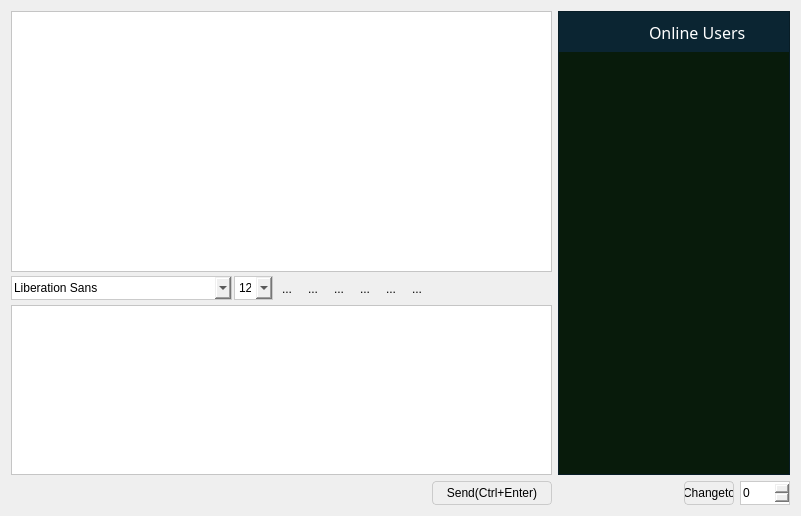
<?xml version="1.0" encoding="UTF-8"?>
<ui version="4.0">
 <class>Widget</class>
 <widget class="QWidget" name="Widget">
  <property name="geometry">
   <rect>
    <x>0</x>
    <y>0</y>
    <width>801</width>
    <height>516</height>
   </rect>
  </property>
  <layout class="QGridLayout" name="gridLayout_2" columnstretch="7,3">
   <item row="0" column="0">
    <layout class="QVBoxLayout" name="verticalLayout" stretch="5,0,2">
     <property name="spacing">
      <number>0</number>
     </property>
     <item>
      <widget class="QTextBrowser" name="msgBrowser">
       <property name="font">
        <font>
         <family>AcadEref</family>
         <pointsize>12</pointsize>
        </font>
       </property>
       <property name="styleSheet">
        <string notr="true">background-color: rgb(255, 255, 255);</string>
       </property>
       <property name="frameShape">
        <enum>QFrame::StyledPanel</enum>
       </property>
       <property name="frameShadow">
        <enum>QFrame::Plain</enum>
       </property>
      </widget>
     </item>
     <item>
      <widget class="QFrame" name="frame1">
       <property name="frameShape">
        <enum>QFrame::NoFrame</enum>
       </property>
       <layout class="QHBoxLayout" name="horizontalLayout">
        <property name="spacing">
         <number>2</number>
        </property>
        <property name="leftMargin">
         <number>0</number>
        </property>
        <property name="topMargin">
         <number>0</number>
        </property>
        <property name="rightMargin">
         <number>0</number>
        </property>
        <property name="bottomMargin">
         <number>0</number>
        </property>
        <item>
         <widget class="QFontComboBox" name="fontCbx">
          <property name="minimumSize">
           <size>
            <width>213</width>
            <height>24</height>
           </size>
          </property>
          <property name="maximumSize">
           <size>
            <width>300</width>
            <height>24</height>
           </size>
          </property>
          <property name="focusPolicy">
           <enum>Qt::WheelFocus</enum>
          </property>
          <property name="styleSheet">
           <string notr="true">border:1px solid rgb(203, 203, 203);</string>
          </property>
          <property name="duplicatesEnabled">
           <bool>true</bool>
          </property>
          <property name="frame">
           <bool>true</bool>
          </property>
         </widget>
        </item>
        <item>
         <widget class="QComboBox" name="sizeCbx">
          <property name="minimumSize">
           <size>
            <width>39</width>
            <height>24</height>
           </size>
          </property>
          <property name="maximumSize">
           <size>
            <width>39</width>
            <height>24</height>
           </size>
          </property>
          <property name="styleSheet">
           <string notr="true">border:1px solid rgb(203, 203, 203);</string>
          </property>
          <property name="currentIndex">
           <number>4</number>
          </property>
          <property name="duplicatesEnabled">
           <bool>false</bool>
          </property>
          <property name="frame">
           <bool>true</bool>
          </property>
          <item>
           <property name="text">
            <string>8</string>
           </property>
          </item>
          <item>
           <property name="text">
            <string>9</string>
           </property>
          </item>
          <item>
           <property name="text">
            <string>10</string>
           </property>
          </item>
          <item>
           <property name="text">
            <string>11</string>
           </property>
          </item>
          <item>
           <property name="text">
            <string>12</string>
           </property>
          </item>
          <item>
           <property name="text">
            <string>13</string>
           </property>
          </item>
          <item>
           <property name="text">
            <string>14</string>
           </property>
          </item>
          <item>
           <property name="text">
            <string>15</string>
           </property>
          </item>
          <item>
           <property name="text">
            <string>16</string>
           </property>
          </item>
          <item>
           <property name="text">
            <string>17</string>
           </property>
          </item>
          <item>
           <property name="text">
            <string>18</string>
           </property>
          </item>
          <item>
           <property name="text">
            <string>19</string>
           </property>
          </item>
          <item>
           <property name="text">
            <string>20</string>
           </property>
          </item>
          <item>
           <property name="text">
            <string>21</string>
           </property>
          </item>
          <item>
           <property name="text">
            <string>22</string>
           </property>
          </item>
         </widget>
        </item>
        <item>
         <widget class="QToolButton" name="boldTBtn">
          <property name="minimumSize">
           <size>
            <width>0</width>
            <height>33</height>
           </size>
          </property>
          <property name="maximumSize">
           <size>
            <width>16777215</width>
            <height>33</height>
           </size>
          </property>
          <property name="toolTip">
           <string>加粗</string>
          </property>
          <property name="text">
           <string>...</string>
          </property>
          <property name="icon">
           <iconset resource="../../../../shadow.qrc">
            <normaloff>:/chatRoom/src/chat/assets/icons/bold.png</normaloff>:/chatRoom/src/chat/assets/icons/bold.png</iconset>
          </property>
          <property name="iconSize">
           <size>
            <width>26</width>
            <height>26</height>
           </size>
          </property>
          <property name="checkable">
           <bool>true</bool>
          </property>
          <property name="autoRaise">
           <bool>true</bool>
          </property>
         </widget>
        </item>
        <item>
         <widget class="QToolButton" name="italicTBtn">
          <property name="minimumSize">
           <size>
            <width>0</width>
            <height>33</height>
           </size>
          </property>
          <property name="maximumSize">
           <size>
            <width>16777215</width>
            <height>33</height>
           </size>
          </property>
          <property name="toolTip">
           <string>倾斜</string>
          </property>
          <property name="text">
           <string>...</string>
          </property>
          <property name="icon">
           <iconset resource="../../../../shadow.qrc">
            <normaloff>:/chatRoom/src/chat/assets/icons/italic.png</normaloff>:/chatRoom/src/chat/assets/icons/italic.png</iconset>
          </property>
          <property name="iconSize">
           <size>
            <width>26</width>
            <height>26</height>
           </size>
          </property>
          <property name="checkable">
           <bool>true</bool>
          </property>
          <property name="autoRaise">
           <bool>true</bool>
          </property>
         </widget>
        </item>
        <item>
         <widget class="QToolButton" name="underlineTBtn">
          <property name="minimumSize">
           <size>
            <width>0</width>
            <height>33</height>
           </size>
          </property>
          <property name="maximumSize">
           <size>
            <width>16777215</width>
            <height>33</height>
           </size>
          </property>
          <property name="toolTip">
           <string>下划线</string>
          </property>
          <property name="text">
           <string>...</string>
          </property>
          <property name="icon">
           <iconset resource="../../../../shadow.qrc">
            <normaloff>:/chatRoom/src/chat/assets/icons/under.png</normaloff>:/chatRoom/src/chat/assets/icons/under.png</iconset>
          </property>
          <property name="iconSize">
           <size>
            <width>26</width>
            <height>26</height>
           </size>
          </property>
          <property name="checkable">
           <bool>true</bool>
          </property>
          <property name="autoRaise">
           <bool>true</bool>
          </property>
         </widget>
        </item>
        <item>
         <widget class="QToolButton" name="colorTBtn">
          <property name="minimumSize">
           <size>
            <width>0</width>
            <height>33</height>
           </size>
          </property>
          <property name="maximumSize">
           <size>
            <width>16777215</width>
            <height>33</height>
           </size>
          </property>
          <property name="toolTip">
           <string>更改字体颜色</string>
          </property>
          <property name="text">
           <string>...</string>
          </property>
          <property name="icon">
           <iconset resource="../../../../shadow.qrc">
            <normaloff>:/chatRoom/src/chat/assets/icons/color.png</normaloff>:/chatRoom/src/chat/assets/icons/color.png</iconset>
          </property>
          <property name="iconSize">
           <size>
            <width>26</width>
            <height>26</height>
           </size>
          </property>
          <property name="checkable">
           <bool>false</bool>
          </property>
          <property name="autoRaise">
           <bool>true</bool>
          </property>
         </widget>
        </item>
        <item>
         <widget class="QToolButton" name="saveTBtn">
          <property name="minimumSize">
           <size>
            <width>0</width>
            <height>33</height>
           </size>
          </property>
          <property name="maximumSize">
           <size>
            <width>16777215</width>
            <height>33</height>
           </size>
          </property>
          <property name="toolTip">
           <string>保存聊天记录</string>
          </property>
          <property name="text">
           <string>...</string>
          </property>
          <property name="icon">
           <iconset resource="../../../../shadow.qrc">
            <normaloff>:/chatRoom/src/chat/assets/icons/save.png</normaloff>:/chatRoom/src/chat/assets/icons/save.png</iconset>
          </property>
          <property name="iconSize">
           <size>
            <width>26</width>
            <height>26</height>
           </size>
          </property>
          <property name="checkable">
           <bool>false</bool>
          </property>
          <property name="autoRaise">
           <bool>true</bool>
          </property>
         </widget>
        </item>
        <item>
         <widget class="QToolButton" name="clearTBtn">
          <property name="minimumSize">
           <size>
            <width>0</width>
            <height>33</height>
           </size>
          </property>
          <property name="maximumSize">
           <size>
            <width>16777215</width>
            <height>33</height>
           </size>
          </property>
          <property name="toolTip">
           <string>清空聊天记录</string>
          </property>
          <property name="text">
           <string>...</string>
          </property>
          <property name="icon">
           <iconset resource="../../../../shadow.qrc">
            <normaloff>:/chatRoom/src/chat/assets/icons/clear.png</normaloff>:/chatRoom/src/chat/assets/icons/clear.png</iconset>
          </property>
          <property name="iconSize">
           <size>
            <width>26</width>
            <height>26</height>
           </size>
          </property>
          <property name="checkable">
           <bool>false</bool>
          </property>
          <property name="autoRaise">
           <bool>true</bool>
          </property>
         </widget>
        </item>
        <item>
         <spacer name="horizontalSpacer_2">
          <property name="orientation">
           <enum>Qt::Horizontal</enum>
          </property>
          <property name="sizeHint" stdset="0">
           <size>
            <width>40</width>
            <height>20</height>
           </size>
          </property>
         </spacer>
        </item>
       </layout>
      </widget>
     </item>
     <item>
      <widget class="QTextEdit" name="msgTxtEdit">
       <property name="minimumSize">
        <size>
         <width>0</width>
         <height>170</height>
        </size>
       </property>
       <property name="focusPolicy">
        <enum>Qt::ClickFocus</enum>
       </property>
       <property name="styleSheet">
        <string notr="true">background-color: rgb(255, 255, 255);</string>
       </property>
       <property name="frameShape">
        <enum>QFrame::StyledPanel</enum>
       </property>
       <property name="frameShadow">
        <enum>QFrame::Plain</enum>
       </property>
      </widget>
     </item>
    </layout>
   </item>
   <item row="0" column="1">
    <widget class="QFrame" name="frame">
     <property name="styleSheet">
      <string notr="true">background-color: rgb(11, 37, 50);</string>
     </property>
     <property name="frameShape">
      <enum>QFrame::StyledPanel</enum>
     </property>
     <property name="frameShadow">
      <enum>QFrame::Sunken</enum>
     </property>
     <layout class="QVBoxLayout" name="verticalLayout_3">
      <property name="spacing">
       <number>0</number>
      </property>
      <property name="leftMargin">
       <number>0</number>
      </property>
      <property name="topMargin">
       <number>0</number>
      </property>
      <property name="rightMargin">
       <number>0</number>
      </property>
      <property name="bottomMargin">
       <number>0</number>
      </property>
      <item>
       <layout class="QVBoxLayout" name="verticalLayout_2">
        <property name="spacing">
         <number>0</number>
        </property>
        <item>
         <layout class="QHBoxLayout" name="horizontalLayout_3">
          <item>
           <spacer name="horizontalSpacer_4">
            <property name="orientation">
             <enum>Qt::Horizontal</enum>
            </property>
            <property name="sizeHint" stdset="0">
             <size>
              <width>40</width>
              <height>20</height>
             </size>
            </property>
           </spacer>
          </item>
          <item>
           <widget class="QLabel" name="label_2">
            <property name="minimumSize">
             <size>
              <width>40</width>
              <height>40</height>
             </size>
            </property>
            <property name="maximumSize">
             <size>
              <width>40</width>
              <height>40</height>
             </size>
            </property>
            <property name="text">
             <string/>
            </property>
            <property name="pixmap">
             <pixmap resource="../../../../shadow.qrc">:/chatRoom/src/chat/assets/icons/chat.png</pixmap>
            </property>
           </widget>
          </item>
          <item>
           <widget class="QLabel" name="userLstHeader">
            <property name="palette">
             <palette>
              <active>
               <colorrole role="WindowText">
                <brush brushstyle="SolidPattern">
                 <color alpha="255">
                  <red>255</red>
                  <green>255</green>
                  <blue>255</blue>
                 </color>
                </brush>
               </colorrole>
               <colorrole role="Button">
                <brush brushstyle="SolidPattern">
                 <color alpha="255">
                  <red>11</red>
                  <green>37</green>
                  <blue>50</blue>
                 </color>
                </brush>
               </colorrole>
               <colorrole role="Text">
                <brush brushstyle="SolidPattern">
                 <color alpha="255">
                  <red>255</red>
                  <green>255</green>
                  <blue>255</blue>
                 </color>
                </brush>
               </colorrole>
               <colorrole role="ButtonText">
                <brush brushstyle="SolidPattern">
                 <color alpha="255">
                  <red>255</red>
                  <green>255</green>
                  <blue>255</blue>
                 </color>
                </brush>
               </colorrole>
               <colorrole role="Base">
                <brush brushstyle="SolidPattern">
                 <color alpha="255">
                  <red>11</red>
                  <green>37</green>
                  <blue>50</blue>
                 </color>
                </brush>
               </colorrole>
               <colorrole role="Window">
                <brush brushstyle="SolidPattern">
                 <color alpha="255">
                  <red>11</red>
                  <green>37</green>
                  <blue>50</blue>
                 </color>
                </brush>
               </colorrole>
              </active>
              <inactive>
               <colorrole role="WindowText">
                <brush brushstyle="SolidPattern">
                 <color alpha="255">
                  <red>255</red>
                  <green>255</green>
                  <blue>255</blue>
                 </color>
                </brush>
               </colorrole>
               <colorrole role="Button">
                <brush brushstyle="SolidPattern">
                 <color alpha="255">
                  <red>11</red>
                  <green>37</green>
                  <blue>50</blue>
                 </color>
                </brush>
               </colorrole>
               <colorrole role="Text">
                <brush brushstyle="SolidPattern">
                 <color alpha="255">
                  <red>255</red>
                  <green>255</green>
                  <blue>255</blue>
                 </color>
                </brush>
               </colorrole>
               <colorrole role="ButtonText">
                <brush brushstyle="SolidPattern">
                 <color alpha="255">
                  <red>255</red>
                  <green>255</green>
                  <blue>255</blue>
                 </color>
                </brush>
               </colorrole>
               <colorrole role="Base">
                <brush brushstyle="SolidPattern">
                 <color alpha="255">
                  <red>11</red>
                  <green>37</green>
                  <blue>50</blue>
                 </color>
                </brush>
               </colorrole>
               <colorrole role="Window">
                <brush brushstyle="SolidPattern">
                 <color alpha="255">
                  <red>11</red>
                  <green>37</green>
                  <blue>50</blue>
                 </color>
                </brush>
               </colorrole>
              </inactive>
              <disabled>
               <colorrole role="WindowText">
                <brush brushstyle="SolidPattern">
                 <color alpha="255">
                  <red>120</red>
                  <green>120</green>
                  <blue>120</blue>
                 </color>
                </brush>
               </colorrole>
               <colorrole role="Button">
                <brush brushstyle="SolidPattern">
                 <color alpha="255">
                  <red>11</red>
                  <green>37</green>
                  <blue>50</blue>
                 </color>
                </brush>
               </colorrole>
               <colorrole role="Text">
                <brush brushstyle="SolidPattern">
                 <color alpha="255">
                  <red>120</red>
                  <green>120</green>
                  <blue>120</blue>
                 </color>
                </brush>
               </colorrole>
               <colorrole role="ButtonText">
                <brush brushstyle="SolidPattern">
                 <color alpha="255">
                  <red>120</red>
                  <green>120</green>
                  <blue>120</blue>
                 </color>
                </brush>
               </colorrole>
               <colorrole role="Base">
                <brush brushstyle="SolidPattern">
                 <color alpha="255">
                  <red>11</red>
                  <green>37</green>
                  <blue>50</blue>
                 </color>
                </brush>
               </colorrole>
               <colorrole role="Window">
                <brush brushstyle="SolidPattern">
                 <color alpha="255">
                  <red>11</red>
                  <green>37</green>
                  <blue>50</blue>
                 </color>
                </brush>
               </colorrole>
              </disabled>
             </palette>
            </property>
            <property name="font">
             <font>
              <family>微软雅黑</family>
              <pointsize>12</pointsize>
             </font>
            </property>
            <property name="text">
             <string>Online Users</string>
            </property>
            <property name="alignment">
             <set>Qt::AlignLeading|Qt::AlignLeft|Qt::AlignVCenter</set>
            </property>
           </widget>
          </item>
          <item>
           <spacer name="horizontalSpacer_5">
            <property name="orientation">
             <enum>Qt::Horizontal</enum>
            </property>
            <property name="sizeHint" stdset="0">
             <size>
              <width>40</width>
              <height>20</height>
             </size>
            </property>
           </spacer>
          </item>
         </layout>
        </item>
        <item>
         <widget class="QTableView" name="tableView">
          <property name="palette">
           <palette>
            <active>
             <colorrole role="Button">
              <brush brushstyle="SolidPattern">
               <color alpha="255">
                <red>8</red>
                <green>27</green>
                <blue>11</blue>
               </color>
              </brush>
             </colorrole>
             <colorrole role="Text">
              <brush brushstyle="SolidPattern">
               <color alpha="255">
                <red>255</red>
                <green>255</green>
                <blue>255</blue>
               </color>
              </brush>
             </colorrole>
             <colorrole role="Base">
              <brush brushstyle="SolidPattern">
               <color alpha="255">
                <red>8</red>
                <green>27</green>
                <blue>11</blue>
               </color>
              </brush>
             </colorrole>
             <colorrole role="Window">
              <brush brushstyle="SolidPattern">
               <color alpha="255">
                <red>8</red>
                <green>27</green>
                <blue>11</blue>
               </color>
              </brush>
             </colorrole>
            </active>
            <inactive>
             <colorrole role="Button">
              <brush brushstyle="SolidPattern">
               <color alpha="255">
                <red>8</red>
                <green>27</green>
                <blue>11</blue>
               </color>
              </brush>
             </colorrole>
             <colorrole role="Text">
              <brush brushstyle="SolidPattern">
               <color alpha="255">
                <red>255</red>
                <green>255</green>
                <blue>255</blue>
               </color>
              </brush>
             </colorrole>
             <colorrole role="Base">
              <brush brushstyle="SolidPattern">
               <color alpha="255">
                <red>8</red>
                <green>27</green>
                <blue>11</blue>
               </color>
              </brush>
             </colorrole>
             <colorrole role="Window">
              <brush brushstyle="SolidPattern">
               <color alpha="255">
                <red>8</red>
                <green>27</green>
                <blue>11</blue>
               </color>
              </brush>
             </colorrole>
            </inactive>
            <disabled>
             <colorrole role="Button">
              <brush brushstyle="SolidPattern">
               <color alpha="255">
                <red>8</red>
                <green>27</green>
                <blue>11</blue>
               </color>
              </brush>
             </colorrole>
             <colorrole role="Text">
              <brush brushstyle="SolidPattern">
               <color alpha="255">
                <red>120</red>
                <green>120</green>
                <blue>120</blue>
               </color>
              </brush>
             </colorrole>
             <colorrole role="Base">
              <brush brushstyle="SolidPattern">
               <color alpha="255">
                <red>8</red>
                <green>27</green>
                <blue>11</blue>
               </color>
              </brush>
             </colorrole>
             <colorrole role="Window">
              <brush brushstyle="SolidPattern">
               <color alpha="255">
                <red>8</red>
                <green>27</green>
                <blue>11</blue>
               </color>
              </brush>
             </colorrole>
            </disabled>
           </palette>
          </property>
          <property name="layoutDirection">
           <enum>Qt::LeftToRight</enum>
          </property>
          <property name="styleSheet">
           <string notr="true">background-color: rgb(8, 27, 11);</string>
          </property>
          <property name="frameShape">
           <enum>QFrame::NoFrame</enum>
          </property>
          <property name="frameShadow">
           <enum>QFrame::Plain</enum>
          </property>
          <property name="editTriggers">
           <set>QAbstractItemView::NoEditTriggers</set>
          </property>
          <property name="alternatingRowColors">
           <bool>false</bool>
          </property>
          <property name="selectionMode">
           <enum>QAbstractItemView::SingleSelection</enum>
          </property>
          <property name="selectionBehavior">
           <enum>QAbstractItemView::SelectRows</enum>
          </property>
          <property name="iconSize">
           <size>
            <width>24</width>
            <height>24</height>
           </size>
          </property>
          <attribute name="horizontalHeaderVisible">
           <bool>false</bool>
          </attribute>
          <attribute name="horizontalHeaderDefaultSectionSize">
           <number>100</number>
          </attribute>
          <attribute name="horizontalHeaderMinimumSectionSize">
           <number>40</number>
          </attribute>
          <attribute name="horizontalHeaderStretchLastSection">
           <bool>true</bool>
          </attribute>
          <attribute name="verticalHeaderVisible">
           <bool>false</bool>
          </attribute>
          <attribute name="verticalHeaderDefaultSectionSize">
           <number>40</number>
          </attribute>
          <attribute name="verticalHeaderMinimumSectionSize">
           <number>40</number>
          </attribute>
         </widget>
        </item>
       </layout>
      </item>
     </layout>
    </widget>
   </item>
   <item row="1" column="0">
    <layout class="QGridLayout" name="gridLayout">
     <item row="0" column="1">
      <widget class="QPushButton" name="sendBtn">
       <property name="minimumSize">
        <size>
         <width>120</width>
         <height>24</height>
        </size>
       </property>
       <property name="maximumSize">
        <size>
         <width>100</width>
         <height>30</height>
        </size>
       </property>
       <property name="toolTip">
        <string>Ctrl+Enter</string>
       </property>
       <property name="styleSheet">
        <string notr="true">border:1px solid rgb(203, 203, 203);
border-radius:4px ;</string>
       </property>
       <property name="text">
        <string>Send(Ctrl+Enter)</string>
       </property>
       <property name="shortcut">
        <string>Ctrl+Return</string>
       </property>
       <property name="autoRepeat">
        <bool>true</bool>
       </property>
       <property name="autoExclusive">
        <bool>false</bool>
       </property>
       <property name="autoDefault">
        <bool>false</bool>
       </property>
       <property name="default">
        <bool>true</bool>
       </property>
       <property name="flat">
        <bool>false</bool>
       </property>
      </widget>
     </item>
     <item row="0" column="0">
      <spacer name="horizontalSpacer">
       <property name="orientation">
        <enum>Qt::Horizontal</enum>
       </property>
       <property name="sizeHint" stdset="0">
        <size>
         <width>40</width>
         <height>20</height>
        </size>
       </property>
      </spacer>
     </item>
    </layout>
   </item>
   <item row="1" column="1">
    <layout class="QHBoxLayout" name="horizontalLayout_2">
     <item>
      <spacer name="horizontalSpacer_3">
       <property name="orientation">
        <enum>Qt::Horizontal</enum>
       </property>
       <property name="sizeHint" stdset="0">
        <size>
         <width>40</width>
         <height>20</height>
        </size>
       </property>
      </spacer>
     </item>
     <item>
      <widget class="QPushButton" name="pushButton">
       <property name="minimumSize">
        <size>
         <width>50</width>
         <height>24</height>
        </size>
       </property>
       <property name="maximumSize">
        <size>
         <width>50</width>
         <height>30</height>
        </size>
       </property>
       <property name="styleSheet">
        <string notr="true">border:1px solid rgb(203, 203, 203);
border-radius:4px ;</string>
       </property>
       <property name="text">
        <string>Changeto</string>
       </property>
       <property name="autoRepeat">
        <bool>false</bool>
       </property>
       <property name="autoExclusive">
        <bool>false</bool>
       </property>
       <property name="autoDefault">
        <bool>false</bool>
       </property>
       <property name="default">
        <bool>false</bool>
       </property>
       <property name="flat">
        <bool>false</bool>
       </property>
      </widget>
     </item>
     <item>
      <widget class="QSpinBox" name="pageNum">
       <property name="minimumSize">
        <size>
         <width>50</width>
         <height>24</height>
        </size>
       </property>
       <property name="styleSheet">
        <string notr="true">border:1px solid rgb(203, 203, 203);</string>
       </property>
       <property name="frame">
        <bool>true</bool>
       </property>
      </widget>
     </item>
    </layout>
   </item>
  </layout>
 </widget>
 <layoutdefault spacing="6" margin="11"/>
 <resources>
  <include location="../../../../shadow.qrc"/>
 </resources>
 <connections/>
</ui>
